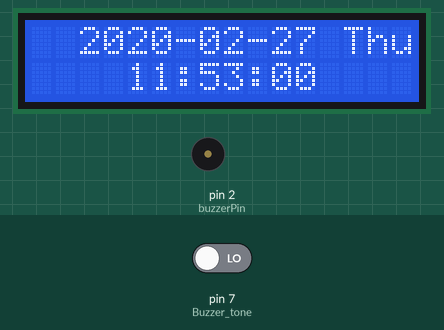
Simulated run of this sketch. Board: Arduino Mega 2560, built with avr-gcc and run on an emulated ATmega2560. Shown: 16×2 character LCD, buzzer (waves = sounding). The inputs (shaded band) are chosen by the test bench; at power-on: pin 7 (Buzzer_tone) LOW. The local clock reads 2024-03-15 10:24:30 at power-on unless the sketch sets it; what the sketch prints to the serial monitor is not drawn.

Above: at 0.1 s.
At 15.1 s:
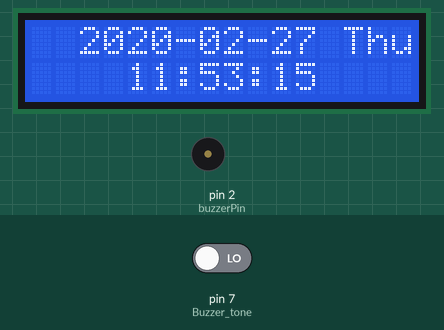
At 30.1 s:
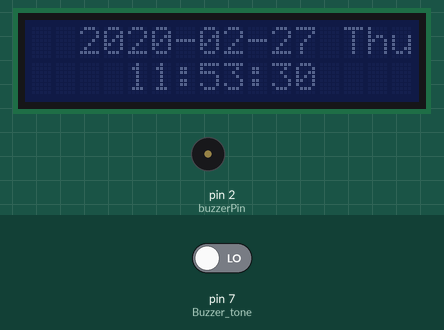
At 31.21 s:
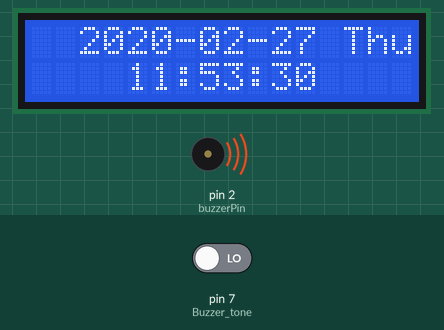
Timing chart, 0 to 32.9 s (numbered marks = the images above):
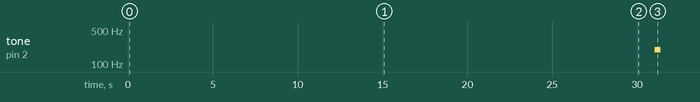

The sketch:

Alarm_Clock.ino
```cpp
#include <DS1302.h>

#include <LiquidCrystal_I2C.h>

/*****************************************************
 * name:Real-time Clock Module
 * function:you can see the current date and time displayed on the I2C LCD1602.
 ******************************************************/
//Email:support@sunfounder.com
//Website:www.sunfounder.com

//include the libraries
#include <stdio.h>
#include <string.h>
#include "pitches.h"
#include <Wire.h>


LiquidCrystal_I2C lcd(0x27,16,2);  // set the LCD address to 0x27 for a 16 chars and 2 line display

uint8_t RST_PIN   = 49;  //RST pin attach to
uint8_t SDA_PIN   = 51;  //IO pin attach to
uint8_t SCL_PIN   = 53;  //clk Pin attach to
/* Create buffers */
char buf[50];
char day[10];
int button=1;//reading the button
/* SetUp buzzer Pin for sound indication*/
int buzzerPin = 2;//the pin of the active buzzer attach to pin31
/* Create a DS1302 object */
DS1302 rtc(RST_PIN, SDA_PIN, SCL_PIN);//create a variable type of DS1302


// notes in the melody:
int melody[] = {NOTE_C4, NOTE_G3, NOTE_G3, NOTE_A3, NOTE_G3, 0, NOTE_B3, NOTE_C4 };

// note durations: 4 = quarter note, 8 = eighth note, etc.:
int noteDurations[] = { 4, 8, 8, 4, 4, 4, 4, 4};

//save the state of the button
int button_state=0;


int Buzzer_tone ()
{
  int check=1;// iterate over the notes of the melody:
  while(check){
  for (int thisNote = 4; thisNote < 6; thisNote++)
        {
          // to calculate the note duration, take one second divided by the note type.
          //e.g. quarter note = 1000 / 4, eighth note = 1000/8, etc.
          int noteDuration = 1400 / noteDurations[thisNote];
          tone(buzzerPin, melody[thisNote], noteDuration);
          // to distinguish the notes, set a minimum time between them.// the note's duration + 30% seems to work well:
          int pauseBetweenNotes = noteDuration * 1.05;
          button=digitalRead(7);
          delay(pauseBetweenNotes);
          noTone(buzzerPin);    // stop the tone playing:
           button=digitalRead(7);
         }
      if (button==0){
        check=0;
        button_state=button_state+1;
      }
  }
 }
void print_time()
{
  /* Get the current time and date from the chip */
  Time t = rtc.time();//read time
  /* Name the day of the week */
  memset(day, 0, sizeof(day));
          switch (t.day)
          {
          case 1:
            strcpy(day, "Sun");
            break;
          case 2:
            strcpy(day, "Mon");
            break;
          case 3:
            strcpy(day, "Tue");
            break;
          case 4:
            strcpy(day, "Wed");
            break;
          case 5:
            strcpy(day, "Thu");
            break;
          case 6:
            strcpy(day, "Fri");
            break;
          case 7:
            strcpy(day, "Sat");
            break;
          }
  /* Format the time and date and insert into the temporary buffer */
  snprintf(buf, sizeof(buf), "%s %04d-%02d-%02d %02d:%02d:%02d", day, t.yr, t.mon, t.date, t.hr, t.min, t.sec);
  /* Print the formatted string to serial so we can see the time */
  Serial.println(buf);
  lcd.setCursor(2,0);
  lcd.print(t.yr);
  lcd.print("-");
  lcd.print(t.mon/10);
  lcd.print(t.mon%10);
  lcd.print("-");
  lcd.print(t.date/10);
  lcd.print(t.date%10);
  lcd.print(" ");
  lcd.print(day);
  lcd.setCursor(4,1);
  lcd.print(t.hr);
  lcd.print(":");
  lcd.print(t.min/10);
  lcd.print(t.min%10);
  lcd.print(":");
  lcd.print(t.sec/10);
  lcd.print(t.sec%10);


}


void alarm()
{

        lcd.noBacklight();
        delay(1000);
        lcd.backlight();
        if(button_state==2){
          loop();
        }
        else
        {
          Buzzer_tone ();
        }


}

void setup()
{
  Serial.begin(9600);
  pinMode(buzzerPin,OUTPUT);//set the buzzer as as OUTPUT
  pinMode(7,INPUT);
  rtc.writeProtect(false);
  rtc.halt(false);
  lcd.init();  //initialize the lcd
  lcd.backlight();  //open the backlight
  Time t(2020, 2, 27, 11 , 53, 00, 5);//initialize the time  //(Y,M,D,H,M,S,Day)  //Sun =1 , Mo=2 , Tus=3  Wed=4  Thu=5  Fri=6   Sat=7
  rtc.time(t);    /* Set the time and date on the chip */
}

void loop()
{

  /* print the current time */
 print_time();
Time tx=rtc.time();

//alarm time
int day_alarm=5;
int yr_alarm=2020;
int mon_alarm=2;
int date_alarm=27;
int hr_alarm=11;
int min_alarm=53;
int sec_alarm=30;
  /*check time for alarm*/
 // button=digitalRead(7);
       // initial setting   (2020, 2, 17, 8 , 19, 0, 2)
  if (   (tx.day==day_alarm)&& (tx.yr==yr_alarm)&& ( tx.mon==mon_alarm)&& ( tx.date==date_alarm)&& ( tx.hr==hr_alarm )&& ( tx.min==min_alarm)&& (tx.sec==sec_alarm)&& button_state==0)
  alarm();

  else if(button_state==1 )
  {
    sec_alarm=sec_alarm+15;
    if (   (tx.day==day_alarm)&& (tx.yr==yr_alarm)&& ( tx.mon==mon_alarm)&& ( tx.date==date_alarm)&& ( tx.hr==hr_alarm )&& ( tx.min==min_alarm)&& (tx.sec==sec_alarm)     )
    alarm();
  }
  else{
    date_alarm=tx.date-1;
  }

}
```

pitches.h
```cpp
/*************************************************
 * Public Constants
 *************************************************/

#define NOTE_B0  31
#define NOTE_C1  33
#define NOTE_CS1 35
#define NOTE_D1  37
#define NOTE_DS1 39
#define NOTE_E1  41
#define NOTE_F1  44
#define NOTE_FS1 46
#define NOTE_G1  49
#define NOTE_GS1 52
#define NOTE_A1  55
#define NOTE_AS1 58
#define NOTE_B1  62
#define NOTE_C2  65
#define NOTE_CS2 69
#define NOTE_D2  73
#define NOTE_DS2 78
#define NOTE_E2  82
#define NOTE_F2  87
#define NOTE_FS2 93
#define NOTE_G2  98
#define NOTE_GS2 104
#define NOTE_A2  110
#define NOTE_AS2 117
#define NOTE_B2  123
#define NOTE_C3  131
#define NOTE_CS3 139
#define NOTE_D3  147
#define NOTE_DS3 156
#define NOTE_E3  165
#define NOTE_F3  175
#define NOTE_FS3 185
#define NOTE_G3  196
#define NOTE_GS3 208
#define NOTE_A3  220
#define NOTE_AS3 233
#define NOTE_B3  247
#define NOTE_C4  262
#define NOTE_CS4 277
#define NOTE_D4  294
#define NOTE_DS4 311
#define NOTE_E4  330
#define NOTE_F4  349
#define NOTE_FS4 370
#define NOTE_G4  392
#define NOTE_GS4 415
#define NOTE_A4  440
#define NOTE_AS4 466
#define NOTE_B4  494
#define NOTE_C5  523
#define NOTE_CS5 554
#define NOTE_D5  587
#define NOTE_DS5 622
#define NOTE_E5  659
#define NOTE_F5  698
#define NOTE_FS5 740
#define NOTE_G5  784
#define NOTE_GS5 831
#define NOTE_A5  880
#define NOTE_AS5 932
#define NOTE_B5  988
#define NOTE_C6  1047
#define NOTE_CS6 1109
#define NOTE_D6  1175
#define NOTE_DS6 1245
#define NOTE_E6  1319
#define NOTE_F6  1397
#define NOTE_FS6 1480
#define NOTE_G6  1568
#define NOTE_GS6 1661
#define NOTE_A6  1760
#define NOTE_AS6 1865
#define NOTE_B6  1976
#define NOTE_C7  2093
#define NOTE_CS7 2217
#define NOTE_D7  2349
#define NOTE_DS7 2489
#define NOTE_E7  2637
#define NOTE_F7  2794
#define NOTE_FS7 2960
#define NOTE_G7  3136
#define NOTE_GS7 3322
#define NOTE_A7  3520
#define NOTE_AS7 3729
#define NOTE_B7  3951
#define NOTE_C8  4186
#define NOTE_CS8 4435
#define NOTE_D8  4699
#define NOTE_DS8 4978
```

Measured:
- by itself, tone on pin 2 (buzzerPin): silent → 196 Hz at 31.0 s, → silent 0.35 s later
- what the display in image 1 shows lasts 1.1 s, from 15.0 s to 16.1 s
